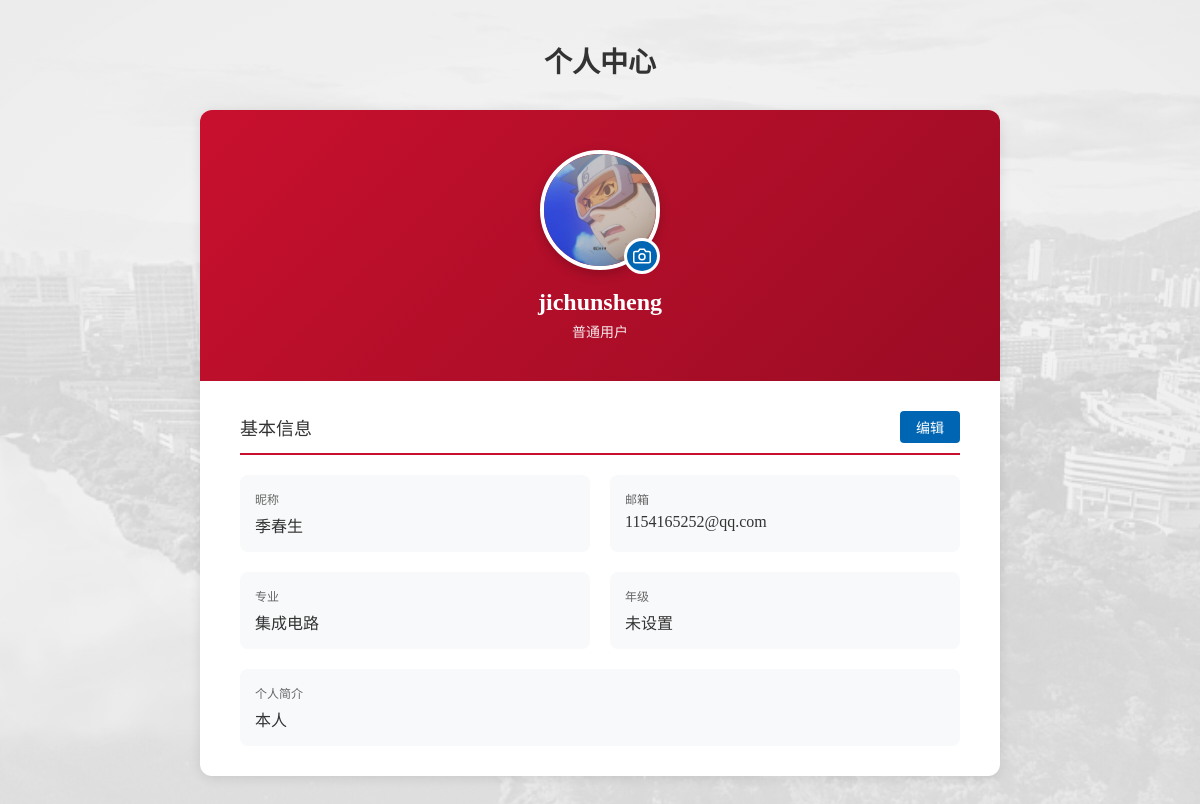
Screenshot of /auth/profile/ (signed in) with the database file from the repository.
### users/models.py (models this page shows, shortened)
class CustomUser(AbstractUser):
    email = models.EmailField(unique=True, verbose_name='邮箱')
    phone = models.CharField(max_length=20, blank=True, verbose_name='手机号')
    created_at = models.DateTimeField(auto_now_add=True, verbose_name='创建时间')
    updated_at = models.DateTimeField(auto_now=True, verbose_name='更新时间')
    nickname = models.CharField(max_length=50, blank=True, verbose_name='昵称')
    avatar = models.ImageField(upload_to='avatars/', blank=True, verbose_name='头像')
    major = models.CharField(max_length=100, blank=True, verbose_name='专业')
    grade = models.CharField(max_length=20, blank=True, verbose_name='年级')
    bio = models.TextField(max_length=500, blank=True, verbose_name='个人简介')
    is_admin_user = models.BooleanField(default=False, verbose_name='管理员权限')
    class Meta:
        verbose_name = '用户'
        verbose_name_plural = '用户'

### users/views.py (the view)
# urls.py: path('profile/', views.profile_view, name='profile'),
@login_required
def profile_view(request):
    return render(request, 'auth/profile.html', {'user': request.user})

### templates/auth/profile.html (shortened to what this page needs)
<!DOCTYPE html>
<html lang="zh-CN">
<head>
    <link rel="stylesheet" href="https://cdnjs.cloudflare.com/ajax/libs/cropperjs/1.5.13/cropper.min.css">
</head>
<body>
    <div class="container">
        <h1 class="page-title">个人中心</h1>
        <div class="profile-card">
<div class="profile-header">
    <div class="avatar-wrapper" onclick="openAvatarModal()">
        {% if user.avatar %}
            <img src="{{ user.avatar.url }}" alt="头像" class="avatar" id="currentAvatar">
        {% else %}
            <div class="avatar d-flex align-items-center justify-content-center"
                 style="background: #0066B3; color: white; font-size: 48px; font-weight: bold;"
                 id="currentAvatar">
                {{ user.username|first|upper }}
            </div>
        {% endif %}
        <div class="avatar-edit-overlay">
            <svg width="18" height="18" viewBox="0 0 24 24" fill="none" stroke="white" stroke-width="2">
                <path d="M23 19a2 2 0 0 1-2 2H3a2 2 0 0 1-2-2V8a2 2 0 0 1 2-2h4l2-3h6l2 3h4a2 2 0 0 1 2 2z"></path>
                <circle cx="12" cy="13" r="4"></circle>
            </svg>
        </div>
    </div>
    <div class="username">{{ user.username }}</div>
    <div class="user-role">{{ user.get_role_display|default:'普通用户' }}</div>
</div>
            <div class="profile-body">
                <div class="section-title">
                    <span>基本信息</span>
                    <div>
                        <button class="edit-btn" id="editBtn" onclick="toggleEdit()">编辑</button>
                    </div>
                </div>
                <div class="info-grid" id="infoGrid">
                    <div class="info-item">
                        <div class="info-label">昵称</div>
                        <div class="info-value">{{ user.nickname|default:user.username }}</div>
                    </div>
                    <div class="info-item">
                        <div class="info-label">邮箱</div>
                        <div class="info-value">{{ user.email }}</div>
                    </div>
                    <div class="info-item">
                        <div class="info-label">专业</div>
                        <div class="info-value">{{ user.major|default:'未设置' }}</div>
                    </div>
                    <div class="info-item">
                        <div class="info-label">年级</div>
                        <div class="info-value">{{ user.grade|default:'未设置' }}</div>
                    </div>
                    <div class="info-item" style="grid-column: span 2;">
                        <div class="info-label">个人简介</div>
                        <div class="info-value">{{ user.bio|default:'这个人很懒，什么都没有写~' }}</div>
                    </div>
                </div>
            </div>
        </div>
    </div>
</body>
</html>

### templates/auth/profile.html (style rules this page uses)
* { margin: 0; padding: 0; box-sizing: border-box; }
body { font-family: "Georgia", "Times New Roman", "Times", "Songti SC", "STSong", "华文宋体", "宋体", serif; min-height: 100vh; padding: 40px 20px; position: relative; }
body::before { content: ''; position: fixed; top: 0; left: 0; right: 0; bottom: 0; background: linear-gradient(180deg, rgba(255, 255, 255, 0.75) 0%, rgba(250, 250, 250, 0.65) 50%, rgba(245, 245, 245, 0.75) 100% ), url('/static/image/background_grey.webp') center/cover no-repeat; background-blend-mode: normal; filter: grayscale(100%) brightness(1.1) contrast(0.9) blur(0.3px); opacity: 0.92; z-index: -2; }
body::after { content: ''; position: fixed; top: 0; left: 0; right: 0; bottom: 0; background: radial-gradient( ellipse at center, rgba(255, 255, 255, 0.35) 0%, rgba(240, 240, 240, 0.45) 50%, rgba(230, 230, 230, 0.55) 100% ); pointer-events: none; z-index: -1; }
.container { max-width: 800px; margin: 0 auto; }
.page-title { text-align: center; font-size: 28px; color: #333; margin-bottom: 30px; }
.profile-card { background: white; border-radius: 12px; box-shadow: 0 2px 12px rgba(0,0,0,0.1); overflow: hidden; }
.profile-header { background: linear-gradient(135deg, #C8102E 0%, #9b0c24 100%); padding: 40px; text-align: center; color: white; position: relative; }
.avatar-wrapper { position: relative; display: inline-block; cursor: pointer; }
.avatar { width: 120px; height: 120px; border-radius: 50%; border: 4px solid white; object-fit: cover; box-shadow: 0 4px 12px rgba(0,0,0,0.2); }
.avatar-edit-overlay { position: absolute; bottom: 0; right: 0; width: 36px; height: 36px; background: #0066B3; border-radius: 50%; display: flex; align-items: center; justify-content: center; border: 3px solid white; transition: transform 0.3s; }
.username { font-size: 24px; margin-top: 15px; font-weight: bold; }
.user-role { opacity: 0.9; margin-top: 5px; font-size: 14px; }
.profile-body { padding: 30px 40px; }
.section-title { font-size: 18px; color: #333; margin-bottom: 20px; padding-bottom: 10px; border-bottom: 2px solid #C8102E; display: flex; justify-content: space-between; align-items: center; }
.edit-btn { background: #0066B3; color: white; border: none; padding: 6px 16px; border-radius: 4px; cursor: pointer; font-size: 14px; transition: background 0.3s; }
.info-grid { display: grid; grid-template-columns: repeat(2, 1fr); gap: 20px; }
.info-item { padding: 15px; background: #f8f9fa; border-radius: 8px; }
.info-label { font-size: 12px; color: #666; margin-bottom: 5px; }
.info-value { font-size: 16px; color: #333; font-weight: 500; }

### rows the page displays
CustomUser: avatar (picture), username "jichunsheng", nickname "季春生", email "1154165252@qq.com", major "集成电路", grade "未设置", bio "本人"

### other values shown
{{ user.get_role_display|default:'普通用户' }} "普通用户"
